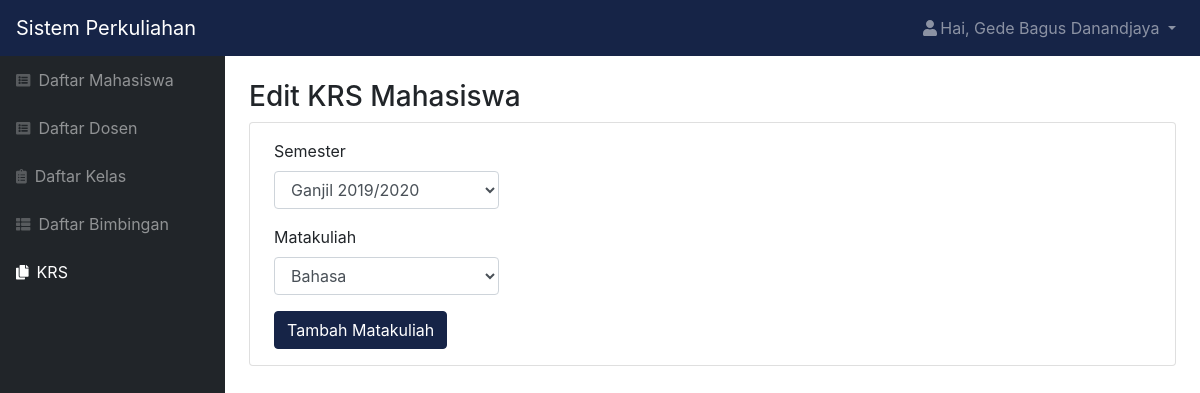
/edit_krs.php?id_krs=7 (signed in), run on an earlier commit of the app's database.
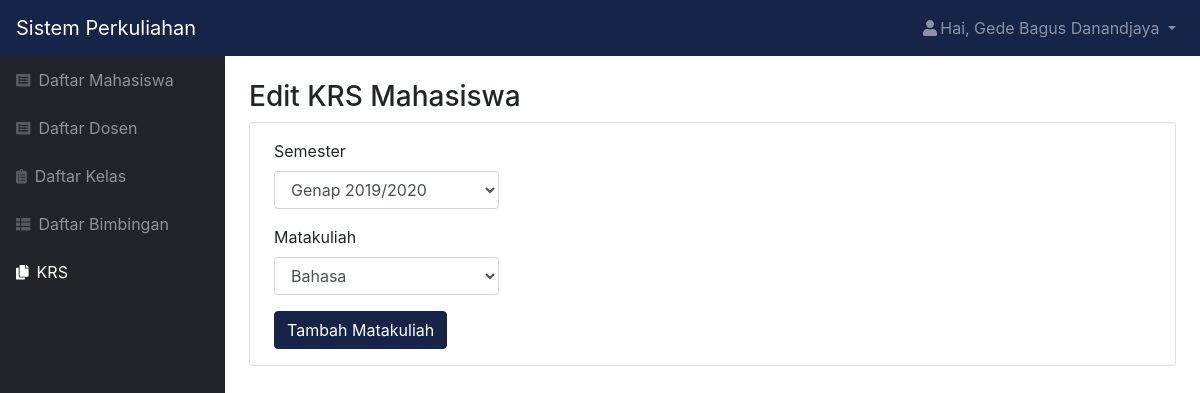
And on a later commit of the database.
### tables this page shows
CREATE TABLE `krs` (
  `id_krs` int(11) NOT NULL,
  `semester` varchar(25) NOT NULL,
  `id_mahasiswa` int(11) NOT NULL,
  `id_mk` int(11) NOT NULL
);

CREATE TABLE `matakuliah` (
  `id_mk` int(11) NOT NULL,
  `kode_mk` char(6) NOT NULL,
  `matakuliah` varchar(100) NOT NULL,
  `sks` int(11) NOT NULL
);

### edit_krs.php (the view, shortened to what this page needs)
<?php
include "function.php";
$nama = $_SESSION['nama'];
$role = $_SESSION['role'];
$id = $_GET['id_krs'];
$queryKRS = mysqli_query($koneksi, "SELECT * FROM krs INNER JOIN matakuliah ON krs.id_mk=matakuliah.id_mk WHERE id_krs = '$id'");
$krs = mysqli_fetch_assoc($queryKRS);
?>
<!DOCTYPE html>
<html lang="en">
    <head>
        <link href="css/styles.css" rel="stylesheet" />
        <link href="https://cdn.datatables.net/1.10.20/css/dataTables.bootstrap4.min.css" rel="stylesheet" />
    </head>
    <body class="sb-nav-fixed">
        <nav class="sb-topnav navbar navbar-expand navbar-dark bg-dark">
            <a class="navbar-brand" href="index.html">Sistem Perkuliahan</a>
            <ul class="navbar-nav ml-auto">
                <li class="nav-item dropdown">
                    <a class="nav-link dropdown-toggle" id="userDropdown" href="#" role="button" data-toggle="dropdown" aria-haspopup="true" aria-expanded="false"><i class="fas fa-user fa-fw"></i>Hai, <?= $nama; ?> </a>
                </li>
            </ul>
        </nav>
        <div id="layoutSidenav">
            <div id="layoutSidenav_nav">
                <nav class="sb-sidenav accordion sb-sidenav-dark" id="sidenavAccordion">
                    <div class="sb-sidenav-menu">
                        <div class="nav">
                            <a class="nav-link" href="mahasiswa.php"
                                ><div class="sb-nav-link-icon"><i class="fas fa-list-alt"></i></div>
                                Daftar Mahasiswa</a
                            >
                            <a class="nav-link" href="dosen.php"
                                ><div class="sb-nav-link-icon"><i class="fas fa-list-alt"></i></div>
                                Daftar Dosen</a
                            >
                            <a class="nav-link" href="kelas.php"
                                ><div class="sb-nav-link-icon"><i class="fas fa-clipboard-list"></i></div>
                                Daftar Kelas</a
                            >
                            <a class="nav-link" href="bimbingan.php"
                                ><div class="sb-nav-link-icon"><i class="fas fa-th-list"></i></div>
                                Daftar Bimbingan</a
                            >
                            <?php if($role == "1") { ?>
                            <a class="nav-link active" href="krs.php"
                                ><div class="sb-nav-link-icon"><i class="fas fa-copy"></i></div>
                                KRS</a>
                            <?php } ?>
                        </div>
                    </div>
                </nav>
            </div>
            <div id="layoutSidenav_content">
                <main>
                    <div class="container-fluid">
                        <h3 class="mt-4">Edit KRS Mahasiswa</h3>
                        <div class="card mb-4">
                            <form action="function.php?act=editKRS&id_krs=<?= $id; ?>" id="tambah" method="POST" >
                                <div class="form-group ml-4 py-3 mb-0">
                                    <label for="semester" class="form-label">Semester</label>
                                    <select name="semester" id="semester" class="form-control col-sm-3">
                                        <option value="<?= $krs['semester']; ?>"><?= $krs['semester']; ?></option>
                                    </select>
                                </div>
                                <div class="form-group ml-4 ">
                                    <label for="matakuliah" class="form-label">Matakuliah</label>
                                    <select name="matakuliah" id="matakuliah" class="form-control col-sm-3">
                                        <option value="<?= $krs['id_mk']; ?>"><?= $krs['matakuliah']; ?></option>
                                    </select>
                                </div>
                                <input type="submit" name="tambah_btn" id="tambah" class="btn btn-primary ml-4 mb-3" value="Tambah Matakuliah">
                            </form>
                        </div>
                    </div>
                </main>
            </div>
        </div>
    </body>
</html>

What changed in the data, as far as the page shows it:
changed krs "Bahasa": semester "Ganjil 2019/2020" → "Genap 2019/2020"
